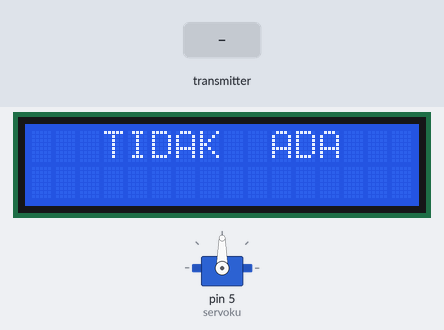
A sketch run on a simulated Arduino Uno, built with avr-gcc and run on an emulated ATmega328P. On the bench: 16×2 character LCD, servo. The test bench sets the inputs (shaded band). No radio packets arrive unless stated; what the sketch prints to the serial monitor is not drawn.

Above: at 1.2 s.
1.3 s: the transmitter starts sending pesan.0 = 0
At 2.0 s:
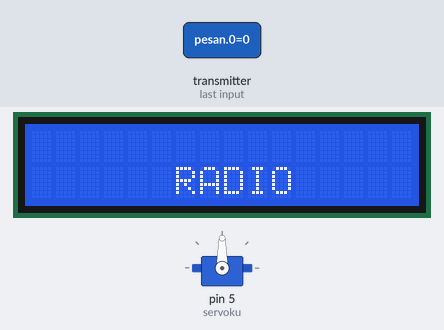
Timing chart, 0 to 4.3 s (numbered marks = the images above; inputs shaded):
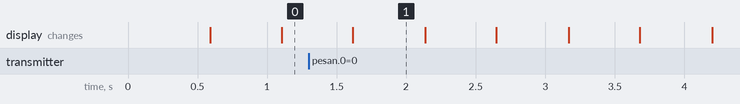

The sketch:

rx.ino
```cpp
#include <SPI.h>
#include <nRF24L01.h>
#include <RF24.h>
#include <Servo.h>
#include <LiquidCrystal_I2C.h>

int pesan[1];
RF24 radio(9, 10);
const uint64_t address = 0xE8E8F0F0E1LL;
LiquidCrystal_I2C lcd(0x27, 16, 2);
Servo servoku;

void setup(void) {
  Serial.begin(9600);
  radio.begin();
  radio.openReadingPipe(1, address);
  radio.startListening();
  lcd.init();
  lcd.backlight();
  servoku.attach(5);
}

void loop(void) {
  if (radio.available()) {
    bool selesai = false;
    while (!selesai) {
      selesai = radio.read(pesan, 1);
      Serial.println(pesan[0]);
      if (pesan[0] == 1) {
        servoku.write(90);
        lcd.clear();
        lcd.setCursor(3, 0);
        lcd.print("AIR KURANG");
        lcd.setCursor(1, 1);
        lcd.print("PINTU   DIBUKA");
        delay(100);
      }
      else if (pesan[0] == 2) {
        servoku.write(180);
        lcd.clear();
        lcd.setCursor(3, 0);
        lcd.print("AIR CUKUP");
        lcd.setCursor(1, 1);
        lcd.print("PINTU DITUTUP");
        delay(100);
      }
      delay(10);
    }
  }
  else {
    Serial.println("No radio available");
    lcd.clear();
    lcd.setCursor(3, 0);
    lcd.print("TIDAK  ADA");
    delay(500);
    lcd.clear();
    lcd.setCursor(6, 1);
    lcd.print("RADIO");
    delay(500);
  }
}
```

Measured:
- what the display in image 1 shows lasts 0.5 s, from 1.6 s to 2.1 s
